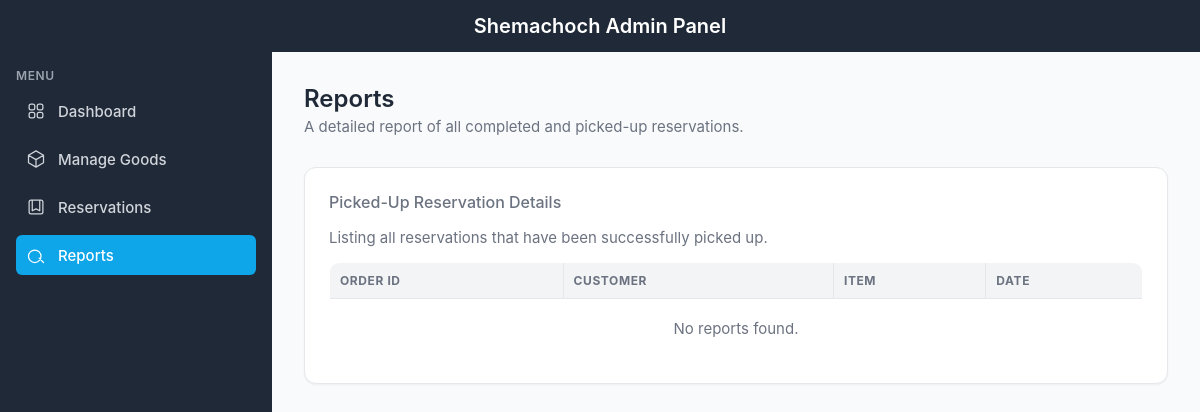
The page /ShemachochAdminPanel/Reports.php on the database as committed earlier.
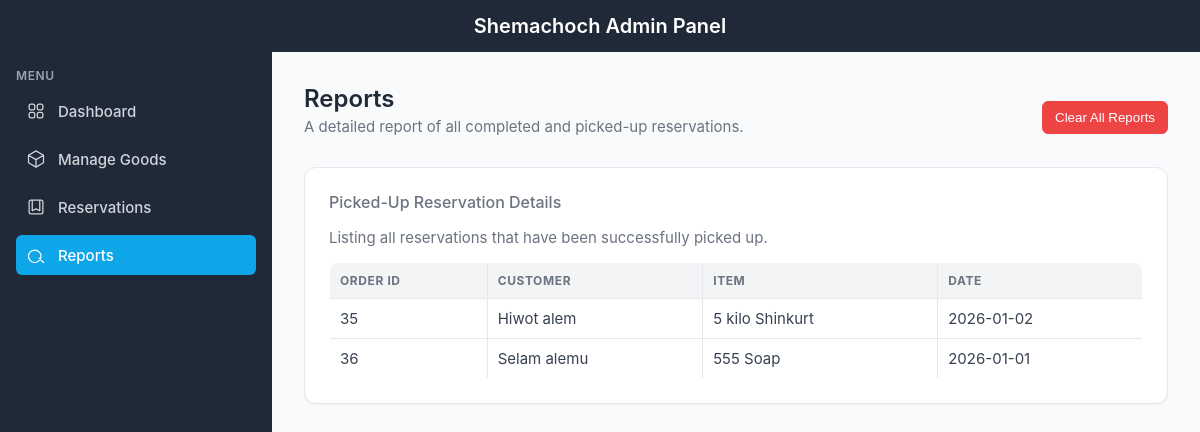
The same page on the database as committed later.
### tables this page shows
CREATE TABLE `reservations` (
  `id` int(11) NOT NULL,
  `customer_id` int(11) NOT NULL,
  `product_id` int(11) NOT NULL,
  `quantity` int(11) NOT NULL CHECK (`quantity` > 0),
  `status` enum('pending','confirmed','picked_up','canceled') NOT NULL DEFAULT 'pending',
  `reservation_date` timestamp NOT NULL DEFAULT current_timestamp(),
  `confirmed_at` timestamp NULL DEFAULT NULL,
  `pickup_date` date DEFAULT NULL,
  `notes` text DEFAULT NULL
);

CREATE TABLE `users` (
  `id` int(11) NOT NULL,
  `role` enum('admin','customer') NOT NULL,
  `f_name` varchar(100) NOT NULL,
  `l_name` varchar(100) NOT NULL,
  `email` varchar(255) DEFAULT NULL,
  `p_num` varchar(15) NOT NULL,
  `h_num` varchar(10) NOT NULL,
  `coupon` varchar(50) DEFAULT NULL,
  `pwd` varchar(255) NOT NULL,
  `acc_num` int(11) NOT NULL,
  `created_at` timestamp NOT NULL DEFAULT current_timestamp(),
  `updated_at` timestamp NOT NULL DEFAULT current_timestamp() ON UPDATE current_timestamp()
);

CREATE TABLE `products` (
  `id` int(11) NOT NULL,
  `name` varchar(255) NOT NULL,
  `description` text DEFAULT NULL,
  `price` decimal(10,2) NOT NULL,
  `quantity` int(11) NOT NULL DEFAULT 0,
  `status` enum('Available','Unavailable','Coming Soon','Archived') NOT NULL,
  `image_url` varchar(255) DEFAULT NULL,
  `one_per_customer` tinyint(1) NOT NULL DEFAULT 0,
  `added_by` int(11) DEFAULT NULL,
  `created_at` timestamp NOT NULL DEFAULT current_timestamp(),
  `updated_at` timestamp NOT NULL DEFAULT current_timestamp() ON UPDATE current_timestamp()
);

### ShemachochAdminPanel/Reports.php (the view, shortened to what this page needs)
<?php
require 'db_connect.php';
$active_page = 'reports';
$pickedReservationsResult = $conn->query("
    SELECT r.id, u.f_name, u.l_name, p.name as product_name, r.pickup_date
    FROM reservations r
    JOIN users u ON r.customer_id = u.id
    JOIN products p ON r.product_id = p.id
    WHERE r.status = 'picked_up'
    ORDER BY r.pickup_date DESC
");
?>
<!doctype html>
<html lang="en">
  <head>
    <link rel="stylesheet" href="style.css">
  </head>
  <body>
    <header>
      <h1>Shemachoch Admin Panel</h1>
    </header>
    <div class="main-layout">
      <?php include 'sidebar.php'; ?>
      <main>
        <div style="display: flex; justify-content: space-between; align-items: center;">
            <div>
                <h2>Reports</h2>
                <p class="muted">A detailed report of all completed and picked-up reservations.</p>
            </div>
            <?php if ($pickedReservationsResult->num_rows > 0): ?>
                <form method="post" onsubmit="return confirm('Are you sure you want to clear all reports? This will permanently delete current picked-up records.');">
                    <button type="submit" class="btn btn-danger">Clear All Reports</button>
                </form>
            <?php endif; ?>
        </div>
        <section class="card" style="margin-top:16px;">
          <h3>Picked-Up Reservation Details</h3>
          <p class="muted">Listing all reservations that have been successfully picked up.</p>
          <div class="responsive-table">
            <table style="width:100%; border-collapse: collapse;">
              <thead>
                <tr>
                  <th style="border:1px solid #e5e7eb; padding:10px; background:#f3f4f6; text-align:left;">Order ID</th>
                  <th style="border:1px solid #e5e7eb; padding:10px; background:#f3f4f6; text-align:left;">Customer</th>
                  <th style="border:1px solid #e5e7eb; padding:10px; background:#f3f4f6; text-align:left;">Item</th>
                  <th style="border:1px solid #e5e7eb; padding:10px; background:#f3f4f6; text-align:left;">Date</th>
                </tr>
              </thead>
              <tbody>
                <?php if ($pickedReservationsResult->num_rows > 0): ?>
                    <?php while($row = $pickedReservationsResult->fetch_assoc()): ?>
                    <tr>
                      <td style="border:1px solid #e5e7eb; padding:10px;"><?php echo htmlspecialchars($row['id']); ?></td>
                      <td style="border:1px solid #e5e7eb; padding:10px;"><?php echo htmlspecialchars($row['f_name'] . ' ' . $row['l_name']); ?></td>
                      <td style="border:1px solid #e5e7eb; padding:10px;"><?php echo htmlspecialchars($row['product_name']); ?></td>
                      <td style="border:1px solid #e5e7eb; padding:10px;"><?php echo htmlspecialchars($row['pickup_date']); ?></td>
                    </tr>
                    <?php endwhile; ?>
                <?php else: ?>
                    <tr>
                        <td colspan="4" style="text-align: center; padding: 20px; color: #6b7280;">No reports found.</td>
                    </tr>
                <?php endif; ?>
              </tbody>
            </table>
          </div>
        </section>
      </main>
    </div>
  </body>
</html>

### ShemachochAdminPanel/sidebar.php (shortened to what this page needs)
<aside>
    <div>
        <div class="nav-title">Menu</div>
        <div style="display:flex; flex-direction:column; gap:8px;">
            <a href="index.php" class="<?php echo ($active_page === 'dashboard') ? 'active' : ''; ?>">
                <span>Dashboard</span>
            </a>
            <a href="manageGoods.php" class="<?php echo ($active_page === 'manageGoods') ? 'active' : ''; ?>">
                <svg xmlns="http://www.w3.org/2000/svg" fill="none" viewBox="0 0 24 24" stroke-width="1.5" stroke="currentColor"><path stroke-linecap="round" stroke-linejoin="round" d="M21 7.5l-9-5.25L3 7.5m18 0l-9 5.25m9-5.25v9l-9 5.25M3 7.5l9 5.25M3 7.5v9l9 5.25m0-9v9" /></svg>
                <span>Manage Goods</span>
            </a>
            <a href="Reservations.php" class="<?php echo ($active_page === 'reservations') ? 'active' : ''; ?>">
                <span>Reservations</span>
            </a>
            <a href="Reports.php" class="<?php echo ($active_page === 'reports') ? 'active' : ''; ?>">
                <svg xmlns="http://www.w3.org/2000/svg" fill="none" viewBox="0 0 24 24" stroke-width="1.5" stroke="currentColor"><path stroke-linecap="round" stroke-linejoin="round" d="M10.5 6a7.5 7.5 0 100 15 7.5 7.5 0 000-15zM21 21l-5.197-5.197" /></svg>
                <span>Reports</span>
            </a>
        </div>
    </div>
</aside>

### ShemachochAdminPanel/style.css (style rules this page uses)
body { font-family: -apple-system, BlinkMacSystemFont, 'Segoe UI', Roboto, Helvetica, Arial, sans-serif; margin: 0; background: #f9fafb; color: #1f2937; font-size: 15px; }
header { background: #1f2937; color: #fff; padding: 14px 24px; text-align: center; }
header h1 { margin: 0; font-size: 20px; font-weight: 600; color: #fff; }
aside { width: 240px; background: #1f2937; color: #fff; padding: 16px; display: flex; flex-direction: column; flex-shrink: 0; }
aside .nav-title { font-size: 12px; font-weight: 600; color: #9ca3af; text-transform: uppercase; letter-spacing: 0.05em; margin-bottom: 8px; }
aside a { color: #d1d5db; text-decoration: none; padding: 10px; border-radius: 6px; display: flex; align-items: center; gap: 12px; font-weight: 500; transition: all 0.2s ease-in-out; }
aside a.active { background: #0ea5e9; color: #fff; }
aside a svg { width: 20px; height: 20px; }
main { padding: 32px; flex: 1; background-color: #f9fafb; overflow-x: auto; }
main h2 { font-size: 24px; font-weight: 600; margin-top: 0; margin-bottom: 4px; }
main p { margin-top: 0; color: #6b7280; }
.main-layout { display: flex; min-height: calc(100vh - 61px); }
.card { background: #fff; border: 1px solid #e5e7eb; border-radius: 12px; padding: 24px; box-shadow: 0 1px 2px rgba(0, 0, 0, 0.05); }
.card h3 { margin-top: 0; font-size: 16px; color: #6b7280; font-weight: 500; }
.muted { color: #6b7280; }
table { width: 100%; border-collapse: collapse; background: #fff; border-radius: 10px; overflow: hidden; font-size: 15px; border: 1px solid #e5e7eb; }
th, td { border-bottom: 1px solid #e5e7eb; padding: 14px 16px; text-align: left; }
th { background: #f9fafb; font-size: 12px; color: #6b7280; text-transform: uppercase; letter-spacing: 0.05em; }
td { color: #374151; }
tr:last-child td { border-bottom: none; }
.btn { padding: 8px 12px; border: 1px solid #d1d5db; background: #fff; border-radius: 6px; cursor: pointer; text-decoration: none; display: inline-block; font-weight: 500; transition: background-color 0.2s; }
.btn-danger { background: #ef4444; color: #fff; border-color: #ef4444; }
form { display: grid; gap: 16px; grid-template-columns: 1fr; }

Rows that differ between the two databases and show on the page:
added reservations: id "35", customer.l_name "Hiwot alem", product.name "5 kilo Shinkurt", pickup_date "2026-01-02"
added reservations: id "36", customer.l_name "Selam alemu", product.name "555 Soap", pickup_date "2026-01-01"
Other text that changed with them:
text no longer shown: "No reports found."
text now shown: "Clear All Reports"
